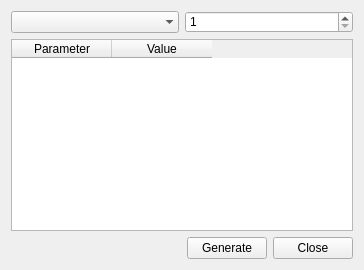
<?xml version="1.0" encoding="UTF-8"?>
<ui version="4.0">
 <class>MainWindow</class>
 <widget class="QMainWindow" name="MainWindow">
  <property name="geometry">
   <rect>
    <x>0</x>
    <y>0</y>
    <width>364</width>
    <height>270</height>
   </rect>
  </property>
  <property name="windowTitle">
   <string>Random Distribution Generator</string>
  </property>
  <property name="windowIcon">
   <iconset>
    <normaloff>icon.png</normaloff>icon.png</iconset>
  </property>
  <widget class="QWidget" name="centralWidget">
   <property name="autoFillBackground">
    <bool>false</bool>
   </property>
   <layout class="QVBoxLayout" name="verticalLayout_2">
    <item>
     <layout class="QHBoxLayout" name="horizontalLayout_2">
      <item>
       <widget class="QComboBox" name="cbDistribution">
        <property name="minimumSize">
         <size>
          <width>140</width>
          <height>22</height>
         </size>
        </property>
        <property name="currentText">
         <string/>
        </property>
        <property name="currentIndex">
         <number>-1</number>
        </property>
        <property name="frame">
         <bool>false</bool>
        </property>
        <item>
         <property name="text">
          <string>Uniform</string>
         </property>
        </item>
        <item>
         <property name="text">
          <string>Triangular</string>
         </property>
        </item>
        <item>
         <property name="text">
          <string>Exponential</string>
         </property>
        </item>
        <item>
         <property name="text">
          <string>Normal</string>
         </property>
        </item>
       </widget>
      </item>
      <item>
       <widget class="QSpinBox" name="sbQuantity">
        <property name="minimumSize">
         <size>
          <width>0</width>
          <height>22</height>
         </size>
        </property>
        <property name="minimum">
         <number>1</number>
        </property>
        <property name="maximum">
         <number>999999999</number>
        </property>
       </widget>
      </item>
     </layout>
    </item>
    <item>
     <layout class="QHBoxLayout" name="horizontalLayout_3">
      <item>
       <widget class="QTableWidget" name="params">
        <attribute name="verticalHeaderVisible">
         <bool>false</bool>
        </attribute>
        <column>
         <property name="text">
          <string>Parameter</string>
         </property>
        </column>
        <column>
         <property name="text">
          <string>Value</string>
         </property>
        </column>
       </widget>
      </item>
     </layout>
    </item>
    <item>
     <layout class="QHBoxLayout" name="horizontalLayout">
      <item>
       <spacer name="horizontalSpacer">
        <property name="orientation">
         <enum>Qt::Horizontal</enum>
        </property>
        <property name="sizeHint" stdset="0">
         <size>
          <width>40</width>
          <height>20</height>
         </size>
        </property>
       </spacer>
      </item>
      <item>
       <widget class="QPushButton" name="btGenerate">
        <property name="text">
         <string>Generate</string>
        </property>
       </widget>
      </item>
      <item>
       <widget class="QPushButton" name="btCloseApp">
        <property name="text">
         <string>Close</string>
        </property>
       </widget>
      </item>
     </layout>
    </item>
   </layout>
  </widget>
 </widget>
 <layoutdefault spacing="6" margin="11"/>
 <resources/>
 <connections/>
</ui>
